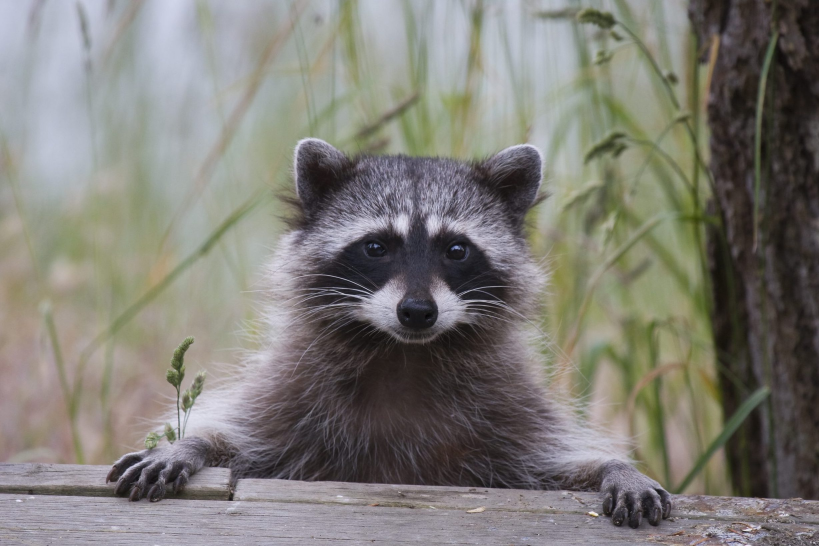
#> input picture finalExam/Image data analysis data/Raccoon image.jpg, 2457 x 1638 px, found by its file name (shown at 1/3 size)
$ python image.py
#> lines starting #> are read from the running program, lines starting #| are printed output that depends on the picture
import pandas as pd
import numpy as np
import matplotlib.image as mpimg
import matplotlib.pyplot as plt
from PIL import Image
import cv2
from sklearn.cluster import KMeans

import os

os.getcwd()

raccoon = mpimg.imread(r"./image data analysis data/Raccoon image.jpg")
#> raccoon is the input picture: shape (1638, 2457, 3); mean R, G, B 126.9, 124.7, 118.9

plt.imshow(raccoon)
# plt.plot([1000, 1500], [1000, 1200])
plt.axis("off")

raccoon.shape
fig, axes = plt.subplots(1 ,3)
for i in range(raccoon.shape[2]):
    temp = np.zeros_like(raccoon) # raccoon과 같은 크기지만 값이 모두 0인 행렬을 만들어준다.
    temp[:, :, i] = raccoon[:,:,i]
    axes[i].imshow(temp)
    axes[i].axis("off")
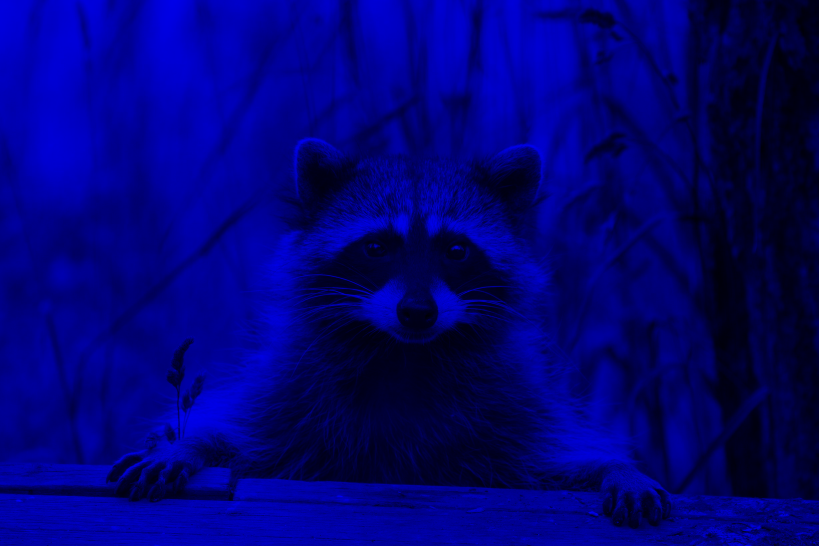
#> temp: shape (1638, 2457, 3) (shown at 1/3 size); mean R, G, B 0, 0, 118.9


img = Image.open(r"./image data analysis data/Raccoon image.jpg")
img.show()
img.format
img.mode
img.size
img.save("new_image.png")

img.resize((100, 400)).show()
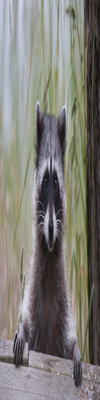
#> shown: PIL image 100x400 RGB; mean R, G, B 126.9, 124.7, 118.9
img.thumbnail((100,400)) # 가로세로 비율이 유지된다.
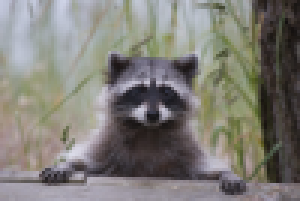
#> img: PIL image 100x67 RGB (shown 3 times larger); mean R, G, B 126.9, 124.7, 118.9
img.show()
img.size
img.rotate(45).show()
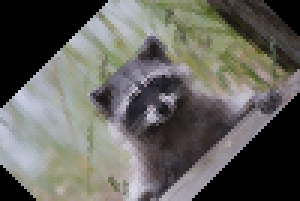
#> shown: PIL image 100x67 RGB (shown 3 times larger); mean R, G, B 99.9, 98.9, 93.8


img = Image.open(r"./image data analysis data/Raccoon image.jpg")
#> (the run stopped early here; a loop or call above may not have finished)
